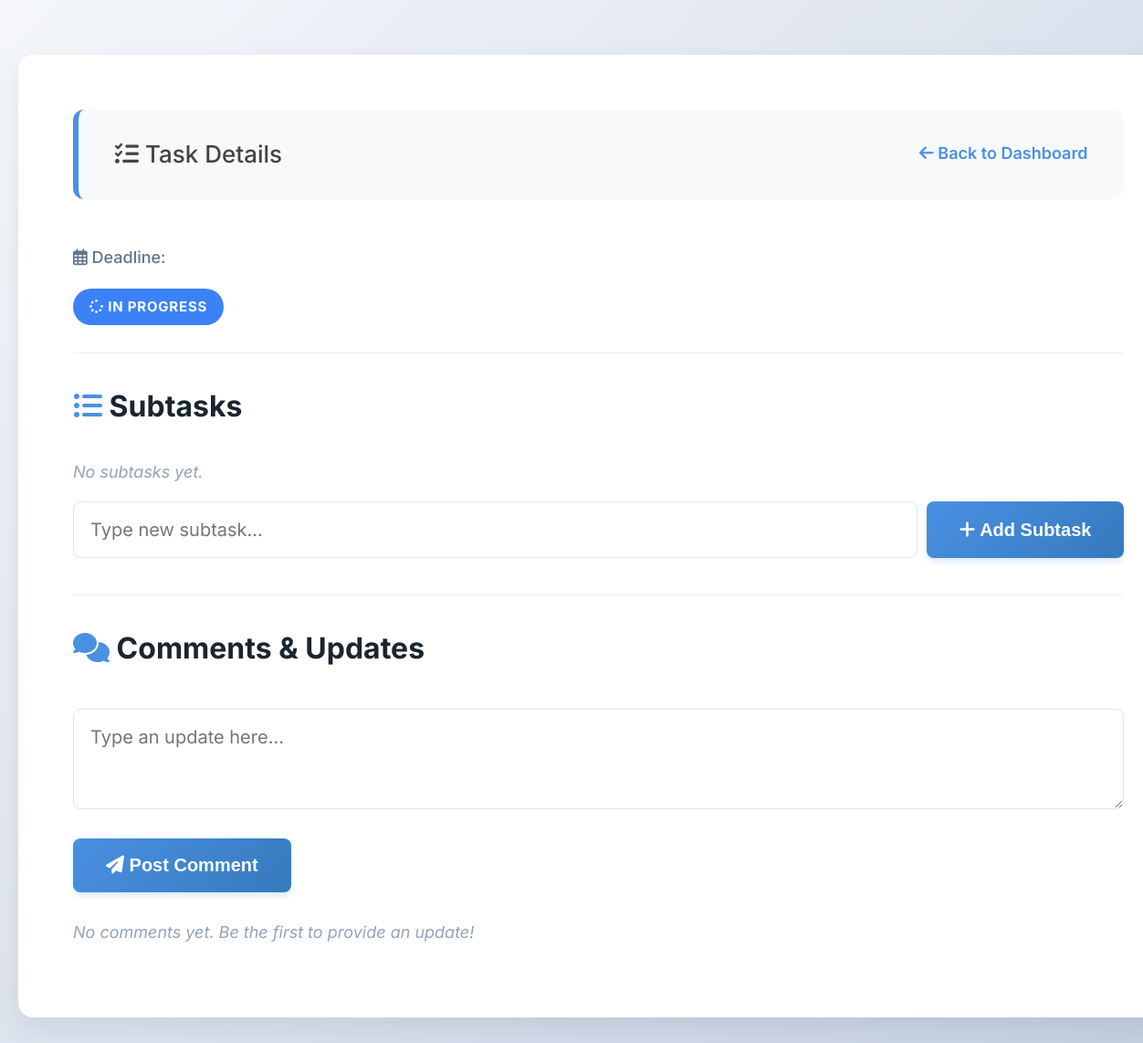
Before: /task/8 with the older database file.
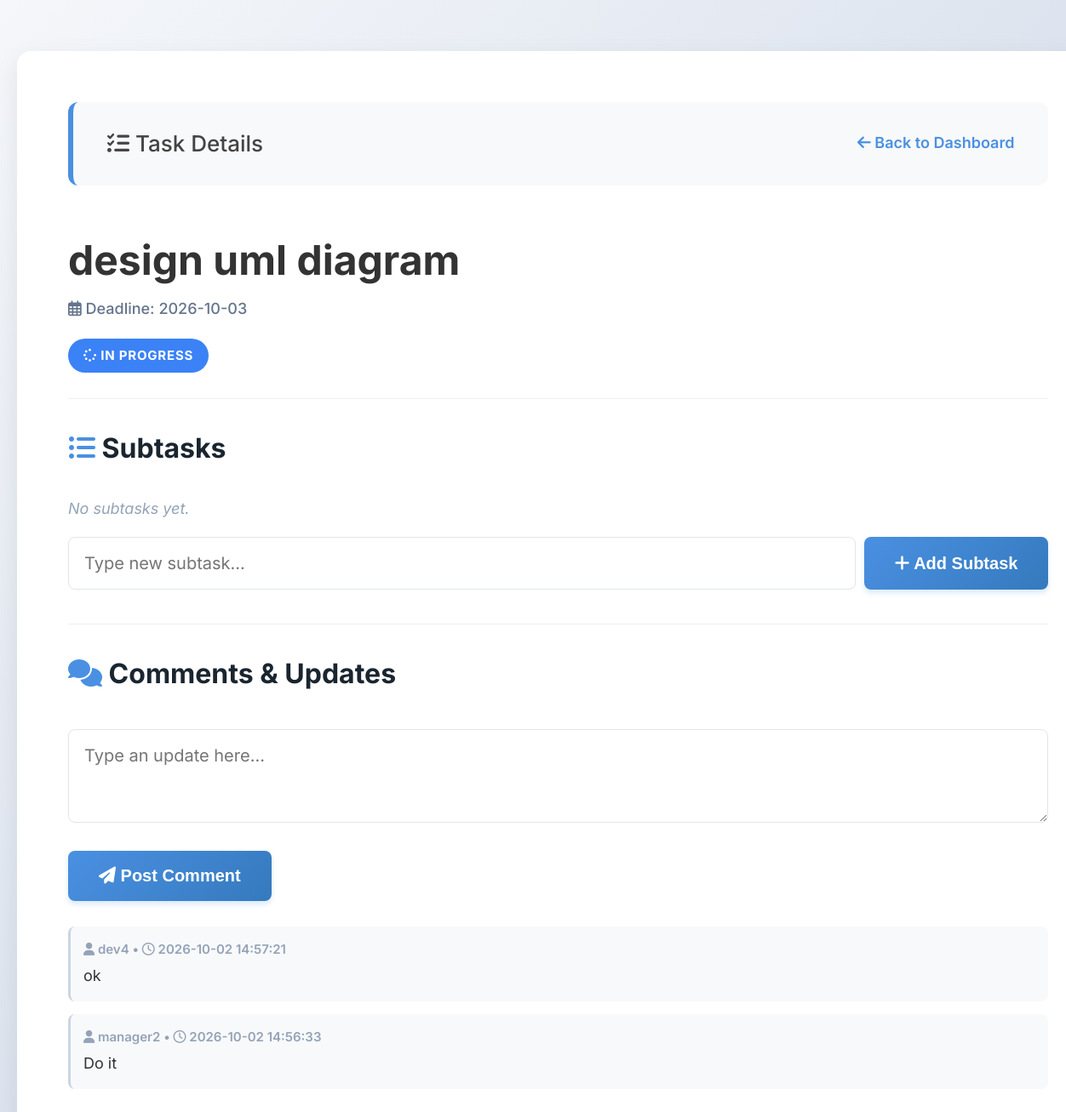
After: the same page with the newer database file.
### tables this page shows
CREATE TABLE tasks (
            id INTEGER PRIMARY KEY AUTOINCREMENT,
            project_id INTEGER,
            developer_id INTEGER,
            title TEXT NOT NULL,
            deadline DATE,
            is_completed BOOLEAN DEFAULT 0,
            FOREIGN KEY (project_id) REFERENCES projects (id)
        );

CREATE TABLE comments (
            id INTEGER PRIMARY KEY AUTOINCREMENT,
            task_id INTEGER,
            content TEXT NOT NULL,
            timestamp DATETIME DEFAULT CURRENT_TIMESTAMP, author TEXT DEFAULT 'Unknown',
            FOREIGN KEY (task_id) REFERENCES tasks (id)
        );

### app.py (the view, shortened to what this page needs)
@app.route('/task/<int:task_id>', methods=('GET', 'POST'))
def task_detail(task_id):
    conn = get_db_connection()
    task = conn.execute('SELECT * FROM tasks WHERE id = ?', (task_id,)).fetchone()
    subtasks = conn.execute('SELECT * FROM subtasks WHERE task_id = ?', (task_id,)).fetchall()
    comments = conn.execute('SELECT * FROM comments WHERE task_id = ? ORDER BY timestamp DESC', (task_id,)).fetchall()
    conn.close()
    return render_template('task_detail.html', task=task, subtasks=subtasks, comments=comments, role=session.get('role'), username=session.get('username'))

### app.py (called while the page is built)
def get_db_connection():
    conn = sqlite3.connect('project_manager.db', timeout=10.0)
    conn.row_factory = sqlite3.Row
    return conn

### templates/task_detail.html (shortened to what this page needs)
<!DOCTYPE html>
<html>
<head>
    <link rel="stylesheet" href="https://cdnjs.cloudflare.com/ajax/libs/font-awesome/6.4.0/css/all.min.css">
    <link rel="stylesheet" href="{{ url_for('static', filename='style.css') }}">
</head>
<body>
    <div class="container">
        <div class="nav-bar">
            <span><i class="fas fa-tasks"></i> Task Details</span>
            <a href="/" style="color: #4a90e2; font-weight: 600; text-decoration: none;">
                <i class="fas fa-arrow-left"></i> Back to Dashboard
            </a>
        </div>
        <h1 style="margin-bottom: 5px;">{{ task['title'] }}</h1>
        <p style="color: #64748b; font-weight: 500; margin-top: 0;">
            <i class="far fa-calendar-alt"></i> Deadline: {{ task['deadline'] }}
        </p>
        <div style="margin: 20px 0;">
            {% if task['is_completed'] %}
                <span class="badge badge-green" style="margin-left: 0;"><i class="fas fa-check-circle"></i> Completed</span>
            {% else %}
                <span class="badge badge-blue" style="margin-left: 0;"><i class="fas fa-spinner fa-spin"></i> In Progress</span>
            {% endif %}
        </div>
        <hr style="border: 0; height: 1px; background: #eee; margin: 30px 0;">
        <h3><i class="fas fa-list-ul" style="color: #4a90e2;"></i> Subtasks</h3>
        <ul>
            {% for sub in subtasks %}
                <li class="task-card" style="padding: 12px 20px; border-left: 4px solid {% if sub['is_completed'] %}#10b981{% else %}#4a90e2{% endif %}; display: flex; justify-content: space-between; align-items: center;">
                    <div style="{% if sub['is_completed'] %}text-decoration: line-through; color: #94a3b8;{% endif %}">
                        {% if sub['is_completed'] %}
                            <i class="fas fa-check-circle" style="color: #10b981; margin-right: 10px;"></i>
                        {% else %}
                            <i class="fas fa-caret-right" style="color: #ccc; margin-right: 10px;"></i>
                        {% endif %}
                        {{ sub['title'] }}
                    </div>
                    <div style="display: flex; gap: 10px;">
                        {% if not sub['is_completed'] and role == 'developer' %}
                        <form method="POST" style="margin: 0;">
                            <input type="hidden" name="complete_subtask_id" value="{{ sub['id'] }}">
                            <button type="submit" style="background: #10b981; padding: 6px 12px; font-size: 11px; box-shadow: none;">
                                <i class="fas fa-check"></i> Done
                            </button>
                        </form>
                        {% endif %}
                        {% if role == 'admin' or role == 'manager' %}
                        <form method="POST" style="margin: 0;">
                            <input type="hidden" name="delete_subtask_id" value="{{ sub['id'] }}">
                            <button type="submit" style="background: #ef4444; padding: 6px 12px; font-size: 11px; box-shadow: none;">
                                <i class="fas fa-trash"></i> Delete
                            </button>
                        </form>
                        {% endif %}
                    </div>
                </li>
            {% else %}
                <p style="color: #94a3b8; font-style: italic;">No subtasks yet.</p>
            {% endfor %}
        </ul>
        <form method="POST" style="margin-top: 15px; display: flex; gap: 10px;">
            <input type="text" name="subtask_title" required placeholder="Type new subtask..." style="margin: 0; flex-grow: 1;">
            <button type="submit" style="white-space: nowrap;"><i class="fas fa-plus"></i> Add Subtask</button>
        </form>
        <hr style="border: 0; height: 1px; background: #eee; margin: 40px 0 30px 0;">
        <h3><i class="fas fa-comments" style="color: #4a90e2;"></i> Comments & Updates</h3>
        <form method="POST">
            <textarea name="comment_content" rows="3" required placeholder="Type an update here..."></textarea>
            <button type="submit"><i class="fas fa-paper-plane"></i> Post Comment</button>
        </form>
        <ul style="margin-top: 30px;">
            {% for comment in comments %}
                <li style="background: #f8f9fa; padding: 15px; border-radius: 8px; margin-bottom: 15px; border-left: 3px solid #cbd5e1;">
                    <small style="color: #94a3b8; font-weight: 600; display: block; margin-bottom: 5px;">
                        <i class="fas fa-user"></i> {{ comment['author'] }} &bull; <i class="far fa-clock"></i> {{ comment['timestamp'] }}
                    </small>
                    {{ comment['content'] }}
                </li>
            {% else %}
                <p style="color: #94a3b8; font-style: italic;">No comments yet. Be the first to provide an update!</p>
            {% endfor %}
        </ul>
    </div>
</body>
</html>

### static/style.css (style rules this page uses)
body { font-family: 'Inter', sans-serif; background: linear-gradient(135deg, #f5f7fa 0%, #c3cfe2 100%); background-attachment: fixed; color: #333; line-height: 1.6; margin: 0; padding: 40px 20px; font-size: 18px; }
h1 { font-size: 48px; }
h3 { font-size: 32px; color: #1a252f; font-weight: 700; }
.container { width: 95%; max-width: 1400px; margin: 20px auto; background: #ffffff; padding: 60px; border-radius: 16px; box-shadow: 0 10px 30px rgba(0,0,0,0.08); }
.nav-bar { display: flex; justify-content: space-between; align-items: center; background-color: #f8f9fa; padding: 28px 40px; border-radius: 12px; margin-bottom: 50px; border-left: 6px solid #4a90e2; }
.nav-bar span { font-size: 26px; font-weight: 500; color: #444; }
input[type="text"], input[type="password"], input[type="date"], input[type="number"], input[type="file"], textarea { width: 100%; padding: 18px; margin: 8px 0 24px 0; border: 1px solid #e1e5eb; border-radius: 8px; box-sizing: border-box; font-family: inherit; font-size: 20px; transition: border-color 0.3s, box-shadow 0.3s; }
button, .btn { background: linear-gradient(135deg, #4a90e2 0%, #357abd 100%); color: white; border: none; padding: 18px 36px; border-radius: 8px; cursor: pointer; font-size: 20px; font-weight: 600; box-shadow: 0 4px 6px rgba(74, 144, 226, 0.2); transition: transform 0.2s, box-shadow 0.2s; }
ul { list-style-type: none; padding: 0; }
.badge { padding: 8px 18px; border-radius: 20px; font-size: 15px; font-weight: 700; color: white; display: inline-block; margin-left: 12px; text-transform: uppercase; letter-spacing: 0.8px; }
.badge-blue { background-color: #3b82f6; }

Changed rows visible on the page:
added tasks: title "design uml diagram", deadline "2026-10-03"
added comments: author "dev4", timestamp "2026-10-02 14:57:21", content "ok"
added comments: author "manager2", timestamp "2026-10-02 14:56:33", content "Do it"
Other visible differences:
text no longer shown: "No comments yet. Be the first to provide an update!"
